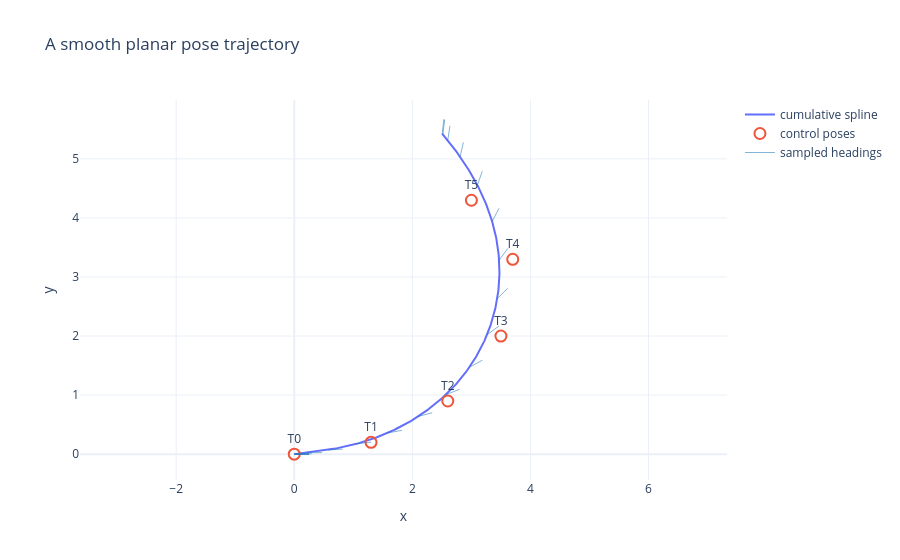

Write notebook code for a chart like this one.
### Markdown cell above
## 3. Inspect the smooth trajectory

The circles are the control poses and the blue curve is the cumulative spline. Short line segments show sampled headings. Hover over the curve to inspect time and orientation. Notice that the controls guide the trajectory without acting as interpolation constraints.

### Code cell
trajectory_x = np.array([pose.x() for pose in trajectory])
trajectory_y = np.array([pose.y() for pose in trajectory])
trajectory_theta = np.array([pose.theta() for pose in trajectory])

path_figure = go.Figure()
path_figure.add_scatter(
    x=trajectory_x,
    y=trajectory_y,
    mode="lines",
    name="cumulative spline",
    customdata=np.column_stack((sample_times, trajectory_theta)),
    hovertemplate="t=%{customdata[0]:.2f}<br>x=%{x:.2f}<br>y=%{y:.2f}<br>theta=%{customdata[1]:.2f}<extra></extra>",
)
path_figure.add_scatter(
    x=[pose.x() for pose in control_poses],
    y=[pose.y() for pose in control_poses],
    mode="markers+text",
    text=[f"T{i}" for i in range(len(control_poses))],
    textposition="top center",
    marker={"size": 11, "symbol": "circle-open", "line": {"width": 2}},
    name="control poses",
)

heading_x, heading_y = [], []
for pose in trajectory[::25]:
    heading_x.extend([pose.x(), pose.x() + 0.25 * np.cos(pose.theta()), None])
    heading_y.extend([pose.y(), pose.y() + 0.25 * np.sin(pose.theta()), None])
path_figure.add_scatter(
    x=heading_x, y=heading_y, mode="lines", name="sampled headings",
    line={"color": "rgba(31, 119, 180, 0.55)", "width": 1},
    hoverinfo="skip",
)
path_figure.update_layout(
    title="A smooth planar pose trajectory",
    xaxis_title="x",
    yaxis_title="y",
    yaxis={"scaleanchor": "x", "scaleratio": 1},
    template="plotly_white",
)
path_figure.show()

### Figure 1 — Plotly figure (JSON) as saved in the notebook; plotly's stock layout.template omitted (floating-point values rounded to 4 significant figures; data arrays with more than 128 entries replaced by an {"elided": "..."} marker saying what was removed)
{"data": [{"customdata": {"elided": "501x2 float values"}, "hovertemplate": "t=%{customdata[0]:.2f}<br>x=%{x:.2f}<br>y=%{y:.2f}<br>theta=%{customdata[1]:.2f}<extra></extra>", "mode": "lines", "name": "cumulative spline", "type": "scatter", "x": {"elided": "501 float values"}, "y": {"elided": "501 float values"}}, {"marker": {"line": {"width": 2}, "size": 11, "symbol": "circle-open"}, "mode": "markers+text", "name": "control poses", "text": ["T0", "T1", "T2", "T3", "T4", "T5"], "textposition": "top center", "type": "scatter", "x": [0.0, 1.3, 2.6, 3.5, 3.7, 3.0], "y": [0.0, 0.2, 0.9, 2.0, 3.3, 4.3]}, {"hoverinfo": "skip", "line": {"color": "rgba(31, 119, 180, 0.55)", "width": 1}, "mode": "lines", "name": "sampled headings", "type": "scatter", "x": [0.0, 0.25, null, 0.0, 0.25, null, 0.0, 0.25, null, 0.001747, 0.2517, null, 0.04717, 0.2972, null, 0.2182, 0.4681, null, 0.5709, 0.8205, null, 1.052, 1.301, null, 1.579, 1.825, null, 2.095, 2.336, null, 2.568, 2.801, null, 2.967, 3.187, null, 3.264, 3.465, null, 3.437, 3.614, null, 3.469, 3.617, null, 3.351, 3.467, null, 3.101, 3.184, null, 2.809, 2.864, null, 2.599, 2.637, null, 2.516, 2.548, null, 2.504, 2.535, null], "y": [0.0, 0.0, null, 0.0, 0.0, null, 0.0, 0.0, null, 0.0001625, 0.0002025, null, 0.004485, 0.005565, null, 0.02248, 0.02748, null, 0.07112, 0.08448, null, 0.1752, 0.2015, null, 0.3592, 0.4028, null, 0.636, 0.7011, null, 1.008, 1.098, null, 1.472, 1.591, null, 2.02, 2.168, null, 2.633, 2.809, null, 3.283, 3.485, null, 3.94, 4.162, null, 4.555, 4.791, null, 5.036, 5.28, null, 5.314, 5.561, null, 5.413, 5.662, null, 5.428, 5.676, null]}], "layout": {"title": {"text": "A smooth planar pose trajectory"}, "xaxis": {"title": {"text": "x"}}, "yaxis": {"scaleanchor": "x", "scaleratio": 1, "title": {"text": "y"}}}}
